Frame 1 (no input): blank canvas, image omitted
Frame 60 (the mouse pressed at the canvas centre just before this capture): blank canvas, image omitted
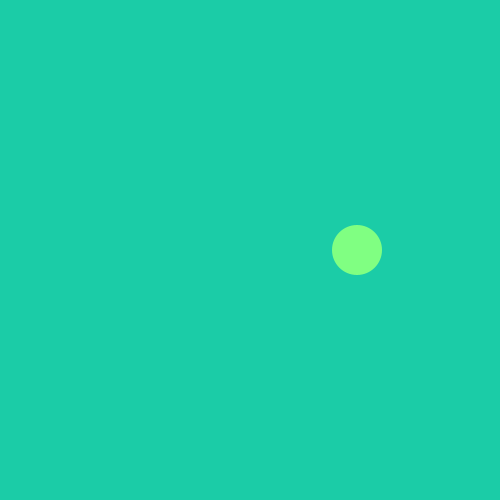
Frame 120 (the mouse held since frame 60 and released just before this capture)

The Processing sketch whose frames 1 and 60 were blank and that drew this single picture after the mouse press (run headless with seeded random() and noise(); from frame 60 on, the mouse is pressed at the canvas centre):

// Processing sketch: S04E01_IsidoraGarin
// ── S04E01_IsidoraGarin.pde
// UDD - Expresión Digital II
// S04E01_IsidoraGarín
// Hacer un loop de un objeto moviéndose

float cx;
int c1;
int c2;

void setup () {
  size (500, 500);
  
  cx = 0;
  c1 = color (27, 204, 167); //color turquesa
  c2 = color (128, 255, 130); //color verde
}

void draw () {
  background (c1); //color turquesa fondo
  noStroke ();
  fill (c2);
  ellipse (cx, height/2, 10, 10);
  
  //ellipse color verde
  if (cx >= width/2) {
    fill (c2);
    ellipse (cx, height/2, 50, 50); // 1/4 del ancho
  } else if (cx > width/2) {
    fill (c2);
    ellipse (cx, height/2, 25, 25); // 2/4 del ancho
  }
  cx += 3;
}
